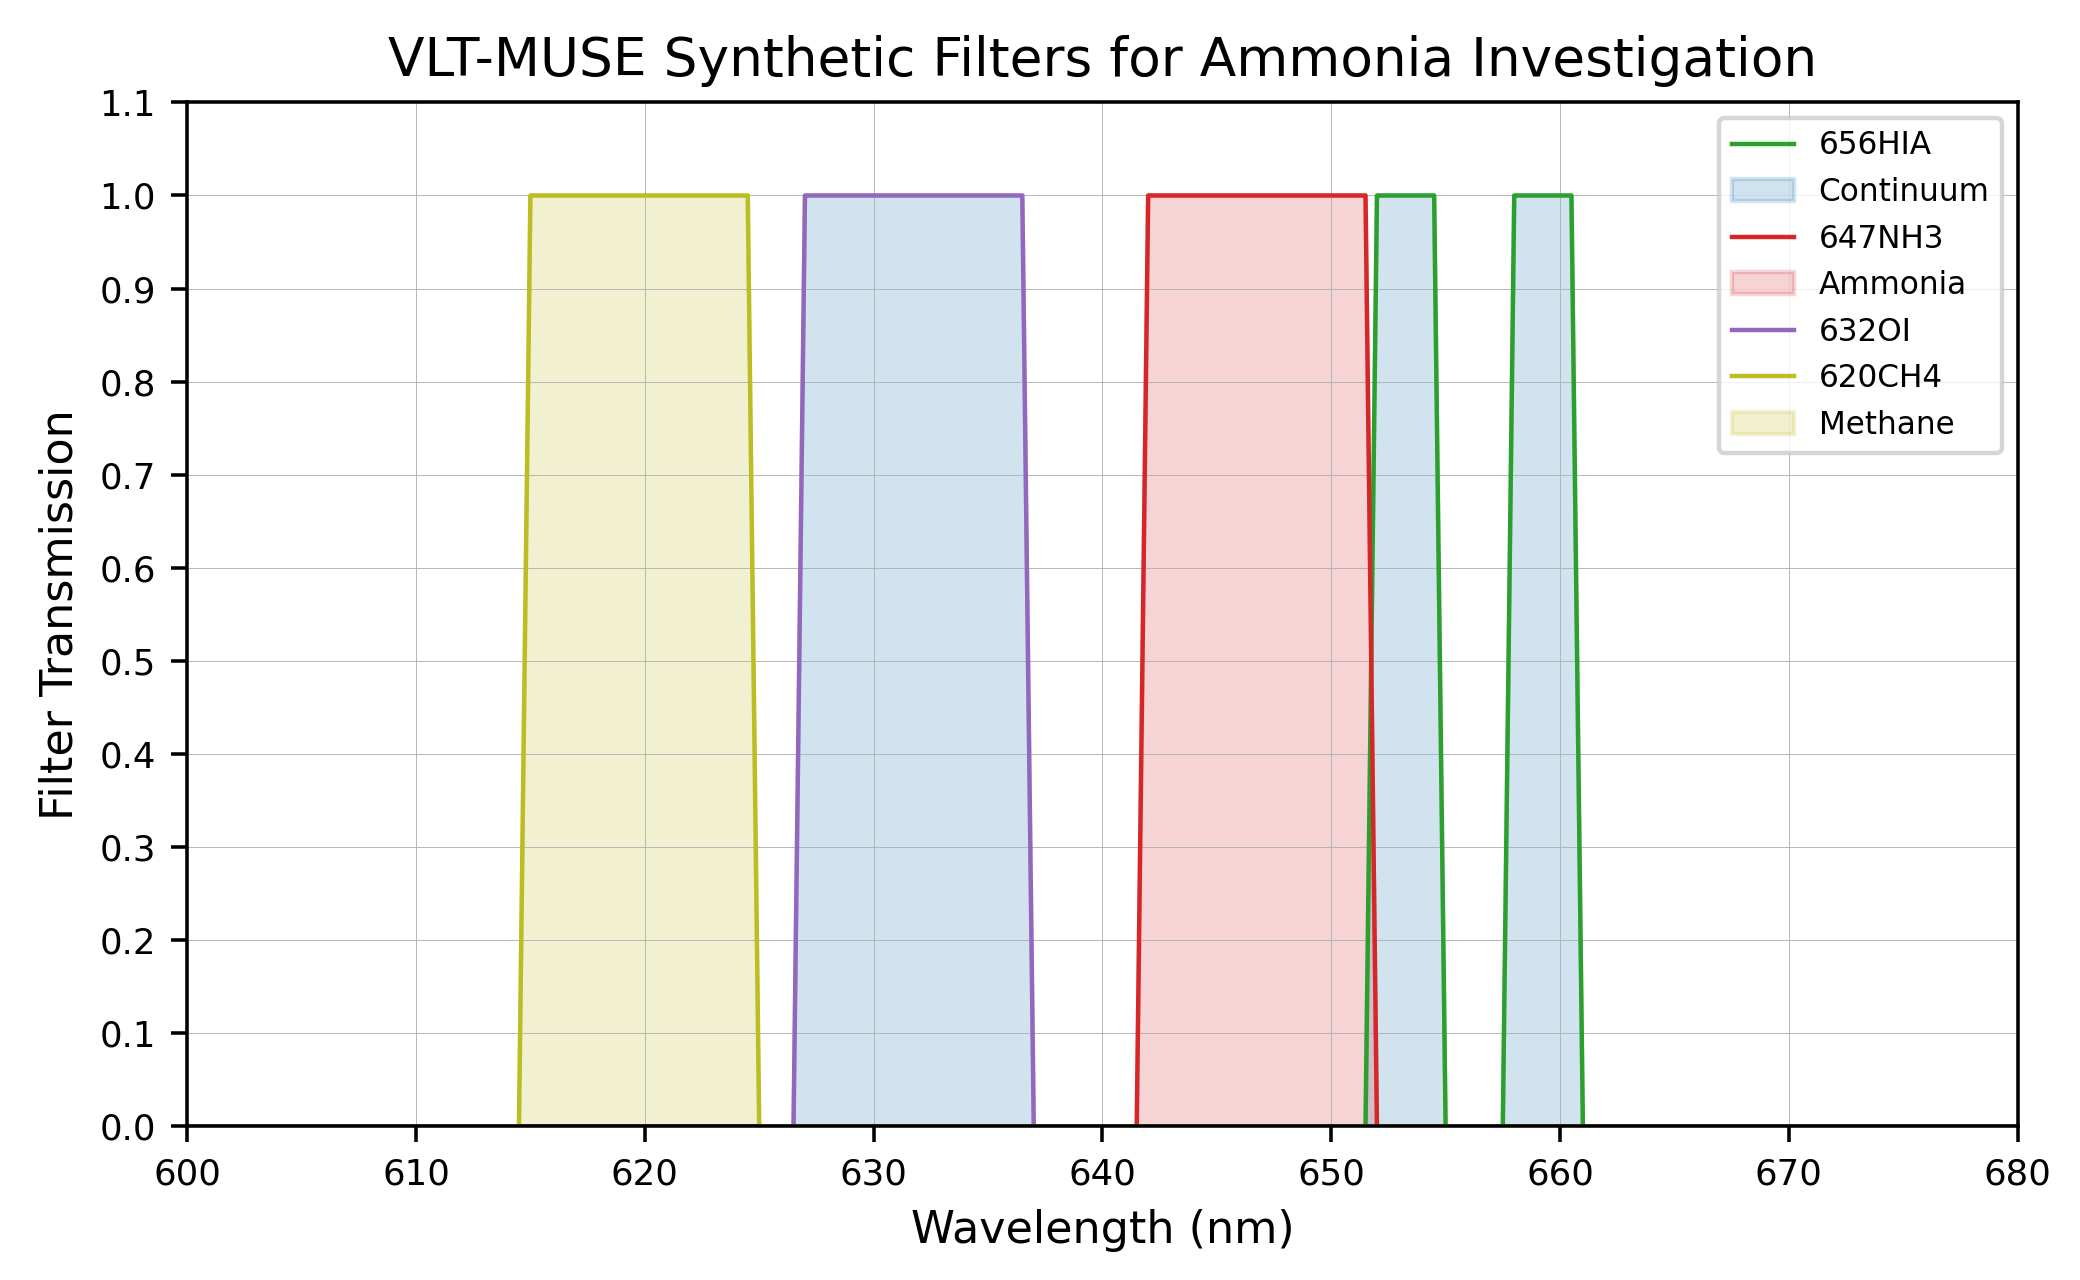

Write the Python code that produced this figure.
# -*- coding: utf-8 -*-
"""
Created on Thu Mar 18 12:38:27 2021

This code creates the transmission files for synthetic filters used for
analysis of the MUSE-VLT data from 9/19/2023. 

@author: Steven Hill
"""
import sys
sys.path.append('c:/Astronomy/Python Play')
sys.path.append('c:/Astronomy/Python Play/Util_P3')
sys.path.append('c:/Astronomy/Python Play/SPLibraries_P3')
sys.path.append('c:/Astronomy/Python Play/SpectroPhotometry/Spectroscopy_P3')
import matplotlib.pyplot as pl
import numpy as np
import GeneralSpecUtils_P3 as GSU

path='c:/Astronomy/Projects/SAS 2021 Ammonia/Jupiter_NH3_Analysis_P3/MUSE/'

WaveGrid=np.arange(115,1062.5,0.5,dtype=float)
F620_wvs=[615.,625.]
F620_idx=[np.argmin(abs(F620_wvs[0]-WaveGrid)),np.argmin(abs(F620_wvs[1]-WaveGrid))]

Filter620=np.zeros(len(WaveGrid))
Filter620[F620_idx[0]:F620_idx[1]]=1.0
#Filter620[Filter620==0]=np.NaN
print(np.column_stack((WaveGrid,Filter620)).shape)
Transmission620=np.column_stack((WaveGrid,Filter620))
np.savetxt(path+'620CH4_MUSE_Transmission.txt',Transmission620,delimiter=" ",
           fmt="%10.3F %10.7F")

F632_wvs=[627.,637.]
F632_idx=[np.argmin(abs(F632_wvs[0]-WaveGrid)),np.argmin(abs(F632_wvs[1]-WaveGrid))]

Filter632=np.zeros(len(WaveGrid))
Filter632[F632_idx[0]:F632_idx[1]]=1.0
#Filter632[Filter632==0]=np.NaN
print(np.column_stack((WaveGrid,Filter632)).shape)
Transmission632=np.column_stack((WaveGrid,Filter632))
np.savetxt(path+'632OI_MUSE_Transmission.txt',Transmission632,delimiter=" ",
           fmt="%10.3F %10.7F")

F647_wvs=[642.,652.]
F647_idx=[np.argmin(abs(F647_wvs[0]-WaveGrid)),np.argmin(abs(F647_wvs[1]-WaveGrid))]

Filter647=np.zeros(len(WaveGrid))
Filter647[F647_idx[0]:F647_idx[1]]=1.0
#Filter647[Filter647==0]=np.NaN
print(np.column_stack((WaveGrid,Filter647)).shape)
Transmission647=np.column_stack((WaveGrid,Filter647))
np.savetxt(path+'647NH3_MUSE_Transmission.txt',Transmission647,delimiter=" ",
           fmt="%10.3F %10.7F")

F656_wvsBLU=[652.0,655.0]
F656_wvsRED=[658.0,661.0]
F656_idxRED=[np.argmin(abs(F656_wvsRED[0]-WaveGrid)),np.argmin(abs(F656_wvsRED[1]-WaveGrid))]
F656_idxBLU=[np.argmin(abs(F656_wvsBLU[0]-WaveGrid)),np.argmin(abs(F656_wvsBLU[1]-WaveGrid))]

Filter656=np.zeros(len(WaveGrid))
Filter656[F656_idxRED[0]:F656_idxRED[1]]=1.0
Filter656[F656_idxBLU[0]:F656_idxBLU[1]]=1.0
#Filter656[Filter656==0]=np.NaN
print(np.column_stack((WaveGrid,Filter656)).shape)
Transmission656=np.column_stack((WaveGrid,Filter656))
np.savetxt(path+'656HIA_MUSE_Transmission.txt',Transmission656,delimiter=" ",
           fmt="%10.3F %10.7F")

###### Plot filter transmissions convolved with disk-integrated albedos
pl.figure(figsize=(6.5, 4.0), dpi=150, facecolor="white")

x0=600.
x1=680.
xtks=9
y0=0.0
y1=1.1
ytks=12

# Set x limits
pl.xlim(x0,x1)
# Set x ticks
pl.xticks(np.linspace(x0,x1,xtks, endpoint=True))
# Set y limits
pl.ylim(y0,y1)
pl.yticks(np.linspace(y0,y1,ytks, endpoint=True))
# Set y ticks
pl.grid(linewidth=0.2)
pl.tick_params(axis='both', which='major', labelsize=8)
pl.title("VLT-MUSE Synthetic Filters for Ammonia Investigation",fontsize=12)
pl.ylabel("Filter Transmission",fontsize=10,color="black")
pl.xlabel("Wavelength (nm)",fontsize=10)

zeros=np.zeros(Filter620.shape[0])

pl.plot(Transmission656[:,0],Transmission656[:,1],linewidth=1,color='C2',label='656HIA')
pl.fill_between(Transmission656[:,0], zeros, Transmission656[:,1],color='C0',alpha=.2,label='Continuum')
pl.plot(Transmission647[:,0],Transmission647[:,1],linewidth=1,color='C3',label='647NH3')
pl.fill_between(Transmission647[:,0], zeros, Transmission647[:,1],color='C3',alpha=.2,label='Ammonia')
pl.plot(Transmission632[:,0],Transmission632[:,1],linewidth=1,color='C4',label='632OI')
pl.fill_between(Transmission632[:,0], zeros, Transmission632[:,1],color='C0',alpha=.2)
pl.plot(Transmission620[:,0],Transmission620[:,1],linewidth=1,color='C8',label='620CH4')
pl.fill_between(Transmission620[:,0], zeros, Transmission620[:,1],color='C8',alpha=.2,label='Methane')

pl.legend(fontsize=7)
pl.subplots_adjust(left=0.09, bottom=0.12, right=0.97, top=0.92)  


pl.savefig('c:/Astronomy/Projects/SAS 2021 Ammonia/Jupiter_NH3_Analysis_P3/MUSE/MUSE_Synth_Filter_Transmissions.png',dpi=320)

